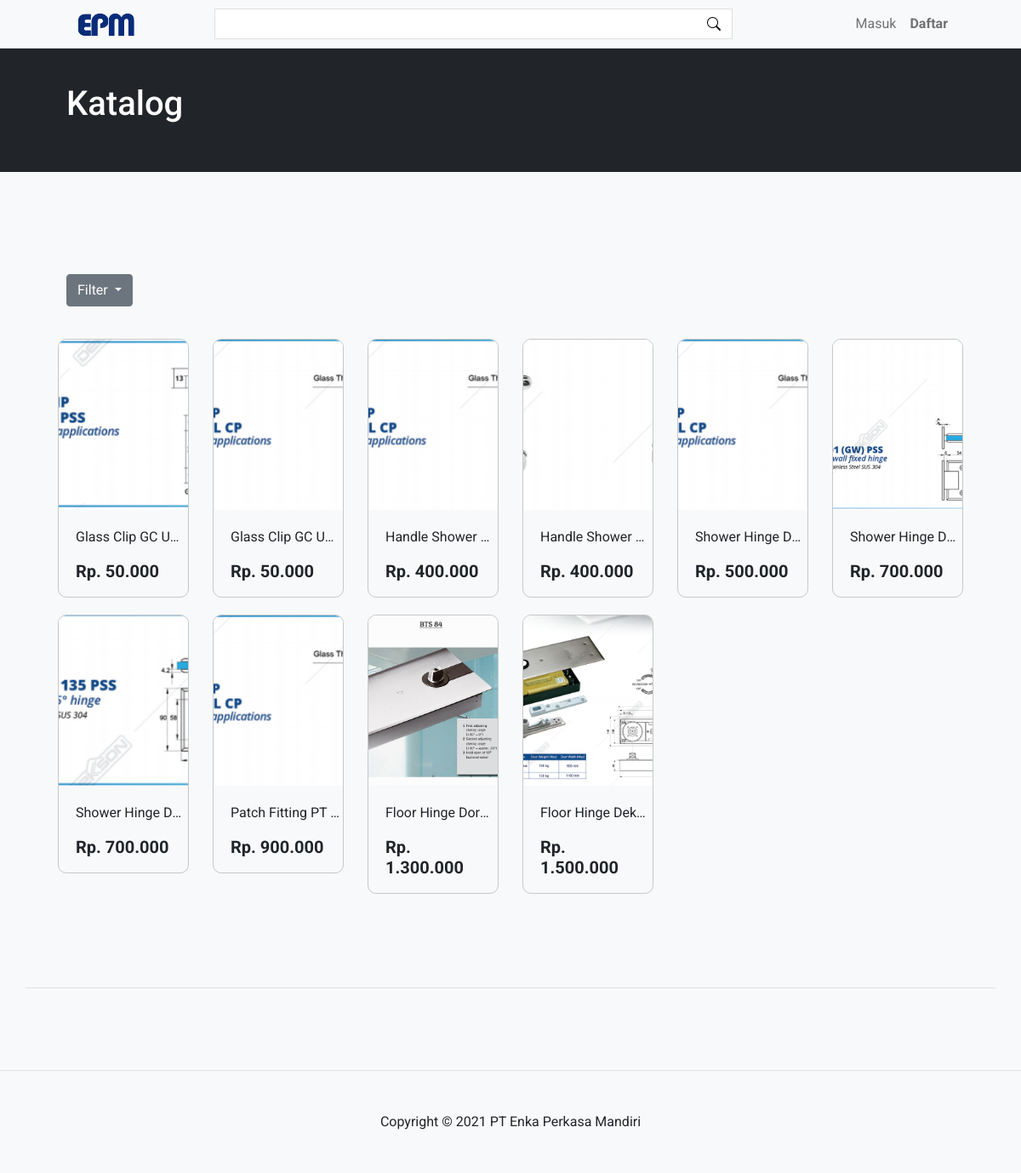
The page /katalog?order=termurah on the database its author committed.
### tables this page shows
CREATE TABLE `barang_data`  (
  `bd_id` int NOT NULL AUTO_INCREMENT,
  `bd_kategori` int NULL DEFAULT NULL,
  `bd_nama_barang` varchar(255) NULL DEFAULT NULL,
  `bd_harga` double(25, 2) NULL DEFAULT NULL,
  `bd_deskripsi` text NULL,
  `bd_stok` int NULL DEFAULT NULL,
  `bd_berat` int NULL DEFAULT NULL,
  `bd_gambar` varchar(255) NULL DEFAULT NULL,
  PRIMARY KEY (`bd_id`) USING BTREE,
  INDEX `fk_1`(`bd_kategori`) USING BTREE,
  CONSTRAINT `fk_1` FOREIGN KEY (`bd_kategori`) REFERENCES `kategori_barang` (`kb_id`) ON DELETE RESTRICT ON UPDATE CASCADE
);

### application/controllers/Katalog.php (called while the page is built, shortened)
<?php
class Katalog extends CI_Controller {
	public function index()
	{
		$getorder = $_GET['order'];
		if($getorder=='termurah'){
			$order = 'order by bd_harga asc';
		}else if ($getorder=='termahal'){
			$order = 'order by bd_harga desc';
		}else if ($getorder=='terlaris'){
			$order = 'order by terjual desc';
		}else{
			$order = 'order by bd_id desc';
		}
		$data['search'] = $this->db->query("SELECT * from barang_data left join kategori_barang on kb_id = bd_kategori left join (select dp_barang,sum(dp_qty) terjual from detail_pesanan group by dp_barang)dp on dp_barang = bd_id $order")->result();
		$this->load->view('include/header');
		$this->load->view('include/navbar');
		$this->load->view('katalog',$data);
		$this->load->view('include/footer');
	}
}

### index.php (called while the page is built, shortened)
<?php
require_once BASEPATH.'core/CodeIgniter.php';

### application/views/katalog.php (the view, shortened to what this page needs)
<header class="bg-dark py-5 text-white">
    <div class="container px-5">
        <h1>Katalog</h1>
    </div>
</header>
<section class="bg-light py-5 border-bottom">
    <div class="container px-5 my-5 discount-section border-bottom">
    <br>
        <div class="text-left mb-5">
            <div class="dropdown">
              <button class="btn btn-secondary dropdown-toggle" type="button" id="dropdownMenuButton1" data-bs-toggle="dropdown" aria-expanded="false">
                Filter
              </button>
            </div>
        </div>
        <div class="row gx-5">
            <?php
            foreach($search as $search){
            ?>
            <div class="col-lg-2 col-6 item-discount" onclick="window.location.href='<?=base_url()?>barang?id_barang=<?=$search->bd_id?>'">
                <div class="box-discount">
                    <div class="item-gambar" style="background: url('<?=base_url()?>assets/images/accesoris/<?=$search->bd_gambar?>'); background-position: center; background-size: cover;">
                    </div>
                    <div class="discount item-jual-desc">
                        <p class="judul-item-jual"><?=$search->bd_nama_barang?></p>
                        <h2 class="h5 fw-bolder">Rp. <?=number_format($search->bd_harga,0,',','.')?></h2>
                    </div>
                </div>
            </div>
            <?php
            }
            ?>
        </div>
    </div>
</section>

### assets/css/css.css (style rules this page uses)
* { font-family: 'Roboto', sans-serif; }
body { padding-top: 50px; }
.item-discount { margin-bottom: 40px; transition: 0.3s; }
.box-discount { border-radius: 10px; overflow: hidden; border: 1px solid rgba(0, 0, 0, 0.2); padding-bottom: 10px; margin: -10px; transition: 0.3s; }
.discount-section { padding-bottom: 80px; }
.item-gambar { height: 200px; margin-bottom: 20px; }
.item-jual-desc { margin: 0 20px; }
.judul-item-jual { width: 130px; white-space: nowrap; overflow: hidden; text-overflow: ellipsis; }

### rows shown on the page
barang_data: bd_gambar (picture), bd_nama_barang "Glass Clip GC U…", bd_harga "50.000"
barang_data: bd_gambar (picture), bd_nama_barang "Glass Clip GC U…", bd_harga "50.000"
barang_data: bd_gambar (picture), bd_nama_barang "Handle Shower…", bd_harga "400.000"
barang_data: bd_gambar (picture), bd_nama_barang "Handle Shower…", bd_harga "400.000"
barang_data: bd_gambar (picture), bd_nama_barang "Shower Hinge D…", bd_harga "500.000"
barang_data: bd_gambar (picture), bd_nama_barang "Shower Hinge D…", bd_harga "700.000"
barang_data: bd_gambar (picture), bd_nama_barang "Shower Hinge D…", bd_harga "700.000"
barang_data: bd_gambar (picture), bd_nama_barang "Patch Fitting PT…", bd_harga "900.000"
barang_data: bd_gambar (picture), bd_nama_barang "Floor Hinge Dor…", bd_harga "1.300.000"
barang_data: bd_gambar (picture), bd_nama_barang "Floor Hinge Dek…", bd_harga "1.500.000"
